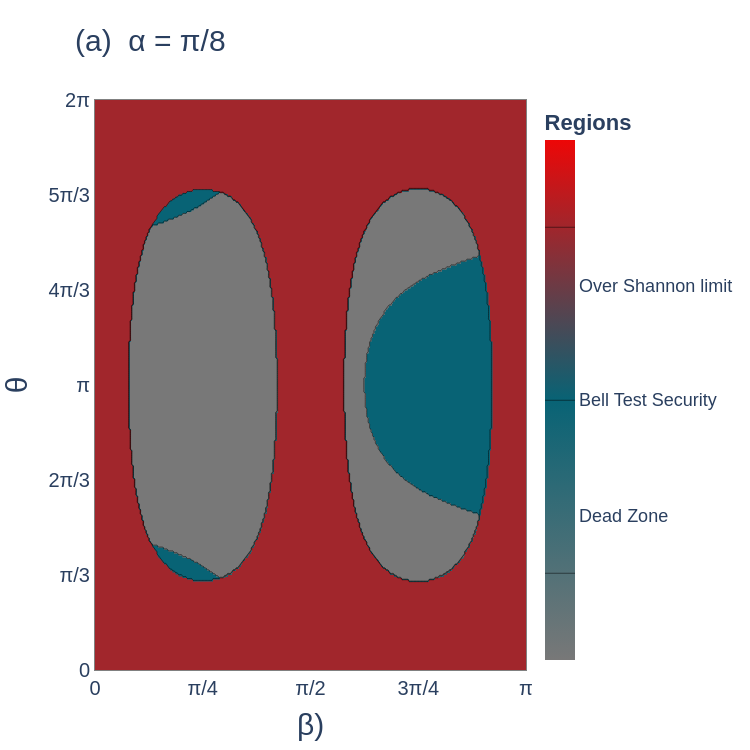

Notebook cell for this chart:
### Code cell
index = ['f','a','b','c','d']
for ell, label in enumerate(index):
    # ==========================================
    # 1. PARAMETERS & SETUP
    # ==========================================
    N = 300  # Grid resolution (NxN)
    alpha = ell*π / 8  # Example value for alpha
    
    # Example probabilities (Replace with your actual 'Pt' values)
    
    P_ent = 1.0
    
    if P_ent == 1.0:
        P_HH = P_HV = P_VH = P_VV = 0.0
    else:
        P_HH = 0.0030
        P_HV = 0.0138
        P_VH = 0.0278
        P_VV = 0.0447
    
    # DEFINING THE MAPπNG: You must adjust this to your specific framework
    def get_phis(alpha, beta):
        """Map alpha and beta to the phi angles used in the CR equation."""
        phi0 = 0
        phi1 = alpha/2
        phi2 = alpha/2+beta
        phi3 = 3*π/8
        return phi0, phi1, phi2, phi3
    
    # Shorthand trigonometric functions
    def C(x): return np.cos(x)
    def S(x): return np.sin(x)
    
    # ==========================================
    # 2. EQUATIONS
    # ==========================================
    def calc_P_corr(theta, alpha, beta):
        """Calculates P_Corr^T (Mixed)"""
        term1 = P_ent * 0.5 * (
            C(alpha)**4 + S(alpha)**4 + 2 * S(alpha)**2 * C(alpha)**2 * C(theta) +
            C(alpha+beta)**4 + S(alpha+beta)**4 + 2 * S(alpha+beta)**2 * C(alpha+beta)**2 * C(theta)
        )
        term2 = ((P_HH + P_VV) / 2) * (C(alpha)**4 + S(alpha)**4 + C(alpha+beta)**4 + S(alpha+beta)**4)
        term3 = (P_HV + P_VH) * (C(alpha)**2 * S(alpha)**2 + C(alpha+beta)**2 * S(alpha+beta)**2)
        return term1 + term2 + term3
    
    def calc_CR(theta, alpha, beta):
        """Calculates CR^M"""
        phi0, phi1, phi2, phi3 = get_phis(alpha, beta)
        
        term1 = P_ent * (
            C(theta) * (S(2*phi0)*(S(2*phi1) - S(2*phi3)) + S(2*phi2)*(S(2*phi3) + S(2*phi1))) +
            C(2*phi0)*(C(2*phi1) - C(2*phi3)) + C(2*phi2)*(C(2*phi3) + C(2*phi1))
        )
        term2 = (P_HH + P_VV - P_HV - P_VH) * (
            C(2*phi0)*(C(2*phi1) - C(2*phi3)) + C(2*phi2)*(C(2*phi3) + C(2*phi1))
        )
        return term1 + term2
    
    # ==========================================
    # 3. GRID GENERATION
    # ==========================================
    # x-axis: beta from 0 to π
    # y-axis: theta from 0 to 2*π
    beta_vals = np.linspace(0, π, N)
    theta_vals = np.linspace(0, 2 * π, N)
    beta_grid, theta_grid = np.meshgrid(beta_vals, theta_vals)
    
    P_corr_grid = calc_P_corr(theta_grid, alpha, beta_grid)
    CR_grid = calc_CR(theta_grid, alpha, beta_grid)
    
    # ==========================================
    # 4. REGION CLASSIFICATION
    # ==========================================
    # Find xi: minimum P_corr where CR >= 2
    cr_mask = CR_grid >= 2
    
    if np.any(cr_mask):
        xi = np.min(P_corr_grid[cr_mask])
        print(f"Calculated xi limit: {xi:.4f}")
    else:
        xi = 0
        print("Warning: No region satisfies CR >= 2 with the current parameters.")
    
    # Initialize the discrete regions grid
    Z_regions = np.zeros_like(P_corr_grid)
    
    min_limit = min(xi, 0.89)
    
    # Region 3.3: Opposite inequality of P_corr for the minimum between xi and 0.89
    Z_regions[P_corr_grid < min_limit] = 1 
    
    # Region 3.2: P_corr >= xi such that CR >= 2
    Z_regions[cr_mask] = 2 
    
    # Region 3.1: P_corr >= 0.89
    # (This overrides 3.2 if they overlap, keeπng the strict 0.89 boundary distinct)
    Z_regions[P_corr_grid >= 0.89] = 3 
    

    tick_font_size = 20
    legend_font_size = 20
    axes_label_font_size = 30
    title_fontsize = 30
    colorbar_tick_fontsize = 18
    font_family = "Arial"
    fig = go.Figure(data=go.Contour(
        z=Z_regions,
        x=beta_vals,
        y=theta_vals,
        colorscale=[
            [0.0, '#787878'],  # dead zone
            [0.5, '#086375'],  # bell test possible
            [1.0, '#ed0707']   # over Shannon limit
        ],
        contours=dict(
            start=1,
            end=3,
            size=1,
            coloring='heatmap'
        ),
        colorbar=dict(
            title="<b>Regions</b>",
            tickfont=dict(size=colorbar_tick_fontsize, family=font_family),
            tickmode='array',
            tickvals=[1.33, 2, 2.66], # Centered ticks for a 3-color scale
            ticktext=[
                'Dead Zone',            # Replaces generic Region 3.3 text
                'Bell Test Security',   # Replaces generic Region 3.2 text
                'Over Shannon limit'    # Replaces generic Region 3.1 text
            ]
        )
    ))
    
    fig.update_layout(
        yaxis=dict(
            title=dict(
                text='θ',
                font=dict(size=axes_label_font_size, family=font_family)
            ), 
            tickfont=dict(size=tick_font_size, family=font_family),                    
            tickmode='array',
            tickvals=[0, np.pi/3, 2*np.pi/3, np.pi, 4*np.pi/3, 5*np.pi/3, 2*np.pi],
                    ticktext=['0', 'π/3', '2π/3', 'π', '4π/3', '5π/3', '2π'],
            range=[0, 2*π],
            showgrid=True, gridcolor='lightgray',zeroline=True,
            showline=True, linewidth=1, linecolor='gray', mirror=True
        ),
        xaxis=dict(
            title=dict(
                text='β)',  # Update y-axis label as needed
                font=dict(size=axes_label_font_size, family=font_family)
            ),
            tickfont=dict(size=tick_font_size, family=font_family),
            tickmode='array',
            tickvals=[0, np.pi/4, np.pi/2, 3*np.pi/4, np.pi],
                    ticktext=['0', 'π/4', 'π/2', '3π/4', 'π'],
            showgrid=True, gridcolor='lightgray',
            showline=True, linewidth=1, linecolor='gray', mirror=True,
        ),
        title=dict(
            text=f"(a)\t\tα = π/8",
            font=dict(size=title_fontsize, family=font_family),
            x=0.1, 
            y=0.96
        ),
        autosize=False,
        width=750,
        height=750,
        plot_bgcolor='white',
        paper_bgcolor='white',
        font=dict(size=14)
    )
    
    fig.show()
    fig.write_image(f"FigS2{label}.pdf")

### Figure 1 — Plotly figure (JSON) as saved in the notebook; plotly's stock layout.template omitted (floating-point values rounded to 4 significant figures; data arrays with more than 128 entries replaced by an {"elided": "..."} marker saying what was removed)
{"data": [{"colorbar": {"tickfont": {"family": "Arial", "size": 18}, "tickmode": "array", "ticktext": ["Dead Zone", "Bell Test Security", "Over Shannon limit"], "tickvals": [1.33, 2, 2.66], "title": {"text": "<b>Regions</b>"}}, "colorscale": [[0, "#787878"], [0.5, "#086375"], [1, "#ed0707"]], "contours": {"coloring": "heatmap", "end": 3, "size": 1, "start": 1}, "type": "contour", "x": {"elided": "300 float values"}, "y": {"elided": "300 float values"}, "z": {"elided": "300x300 float values"}}], "layout": {"autosize": false, "font": {"size": 14}, "height": 750, "paper_bgcolor": "white", "plot_bgcolor": "white", "title": {"font": {"family": "Arial", "size": 30}, "text": "(a)\t\tα = π/8", "x": 0.1, "y": 0.96}, "width": 750, "xaxis": {"gridcolor": "lightgray", "linecolor": "gray", "linewidth": 1, "mirror": true, "showgrid": true, "showline": true, "tickfont": {"family": "Arial", "size": 20}, "tickmode": "array", "ticktext": ["0", "π/4", "π/2", "3π/4", "π"], "tickvals": [0, 0.7854, 1.571, 2.356, 3.142], "title": {"font": {"family": "Arial", "size": 30}, "text": "β)"}}, "yaxis": {"gridcolor": "lightgray", "linecolor": "gray", "linewidth": 1, "mirror": true, "range": [0, 6.283], "showgrid": true, "showline": true, "tickfont": {"family": "Arial", "size": 20}, "tickmode": "array", "ticktext": ["0", "π/3", "2π/3", "π", "4π/3", "5π/3", "2π"], "tickvals": [0, 1.047, 2.094, 3.142, 4.189, 5.236, 6.283], "title": {"font": {"family": "Arial", "size": 30}, "text": "θ"}, "zeroline": true}}}
